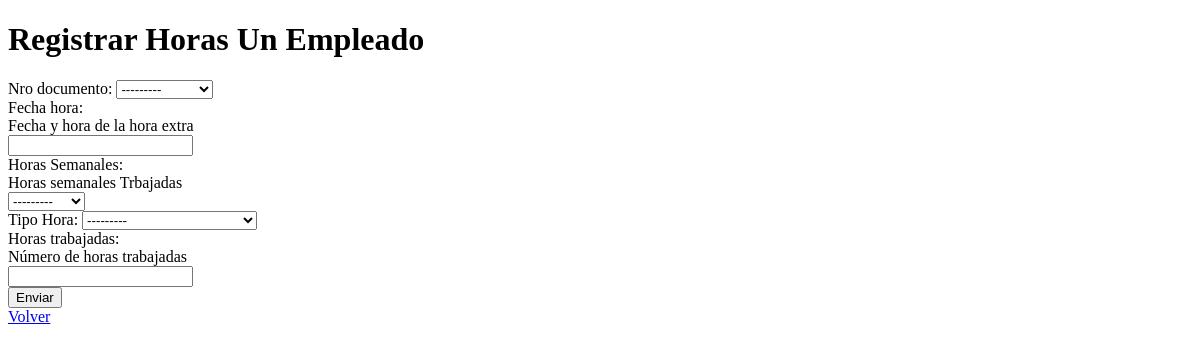
The app's page /devengados/registrarHoras/, older data.
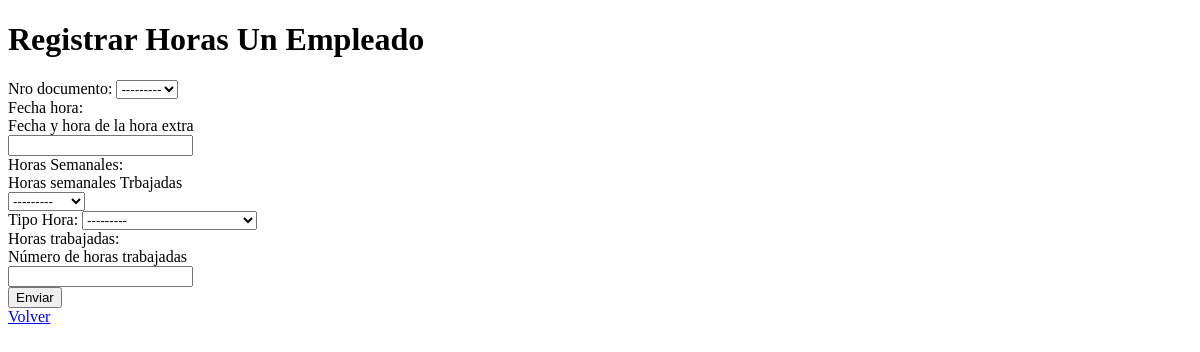
The same page, newer data.
### gestion_empleados/models.py (models this page shows)
class Empleado(models.Model):
    TIPO_DOCUMENTO_CHOICES = (
        ('CC', 'Cédula de Ciudadanía'),
        ('CE', 'Cédula de Extranjería'),
        ('PSP', 'Pasaporte'),
    )
    tipo_documento = models.CharField(max_length=20, choices=TIPO_DOCUMENTO_CHOICES)
    fecha_expedicion = models.DateField()
    nro_documento = models.CharField(primary_key=True, max_length=20)
    password = models.CharField(max_length=100)
    correo = models.EmailField()
    estado_cuenta = models.BooleanField(default=False)  # Toda cuenta creada deberá ser activada por medio de correo electrónico
    ciudad = models.ForeignKey(Ciudad, on_delete=models.CASCADE, null=True)
    nombre1 = models.CharField(max_length=255)
    nombre2 = models.CharField(max_length=255, blank=True, null=True)
    apellido1 = models.CharField(max_length=255)
    apellido2 = models.CharField(max_length=255, blank=True, null=True)
    numero_celular = models.CharField(max_length=20, blank=True, null=True)
    fecha_nacimiento = models.DateField(blank=True, null=True)
    salario_base = models.IntegerField(blank=True, null=True)
    fecha_ingreso = models.DateField(blank=True, null=True)
    ROL_CHOICES = [
        ('GESTOR', 'Gestor'),
        ('OPERADOR', 'Operador'),
        ('LECTOR', 'Lector'),
    ]
    rol = models.CharField(max_length=8, choices=ROL_CHOICES, default='GESTOR')
    TIPO_EMPLEADO_CHOICES = [
        ('INDEPENDIENTE', 'Independiente'),
        ('DEPENDIENTE', 'Dependiente'),
    ]
    tipo_empleado = models.CharField(max_length=13, choices=TIPO_EMPLEADO_CHOICES, blank=True, null=True)
    auxilio_transporte = models.BooleanField(default=True)
    direccion = models.CharField(max_length=255, blank=True, null=True)
    documento_identidad = models.FileField(upload_to='documentos/', blank=True, null=True)
    estado_civil = models.CharField(max_length=20, blank=True, null=True)
    nivel_riesgo = models.ForeignKey(
        'deducciones.NivelRiesgo',  # Usamos comillas para una referencia indirecta
        on_delete=models.CASCADE,
        null=True,
        related_name='empleados_gestion'  # Related name único para evitar conflictos
    )
    def __str__(self):
        return f"{self.nro_documento}"

### devengos/views.py (the view)
# urls.py: path('registrarHoras/', views.registrarHoras, name='nuevo_Horo'),
def registrarHoras(request):
    formulario = HoraExtraform(request.POST, request.FILES)
    if formulario.is_valid():
        formulario.save()
        return redirect('horas')
    return render(request, 'registro_horas.html', {"form": formulario, "mensaje": "ok"})

### devengos/forms.py
class HoraExtraform(forms.ModelForm):
    class Meta:
        model = HoraExtra
        fields = ["nro_documento","fecha_hora","horas_Semanales","tipo_Hora","horas_trabajadas"]

### devengos/models.py (called while the page is built)
    def __str__(self):
        return f"{self.get_tipo_hora_recargo_display()} - {self.porc_hora_recargo}%"

### devengos/templates/registro_horas.html (shortened to what this page needs)
<!DOCTYPE html>
<html lang="en">
<head>
    {% load static %}
    <!DOCTYPE html>
    <html lang="en">
    <head>
    </head>
    <body>
        <h1>Registrar Horas Un Empleado</h1>
        <form  action="{% url 'nuevo_Horo' %}" method="post" enctype="multipart/form-data">
            {{ form}}
            <button type="submit">Enviar</button>
        </form>
        <a href="{% url 'horas' %}">Volver</a>
    </body>
    </html>

Row changes from the older to the newer data that the page shows:
removed Empleado: nro_documento "---------"
Text that changed along with them:
form field nro_documento: (not shown) → "---------"
